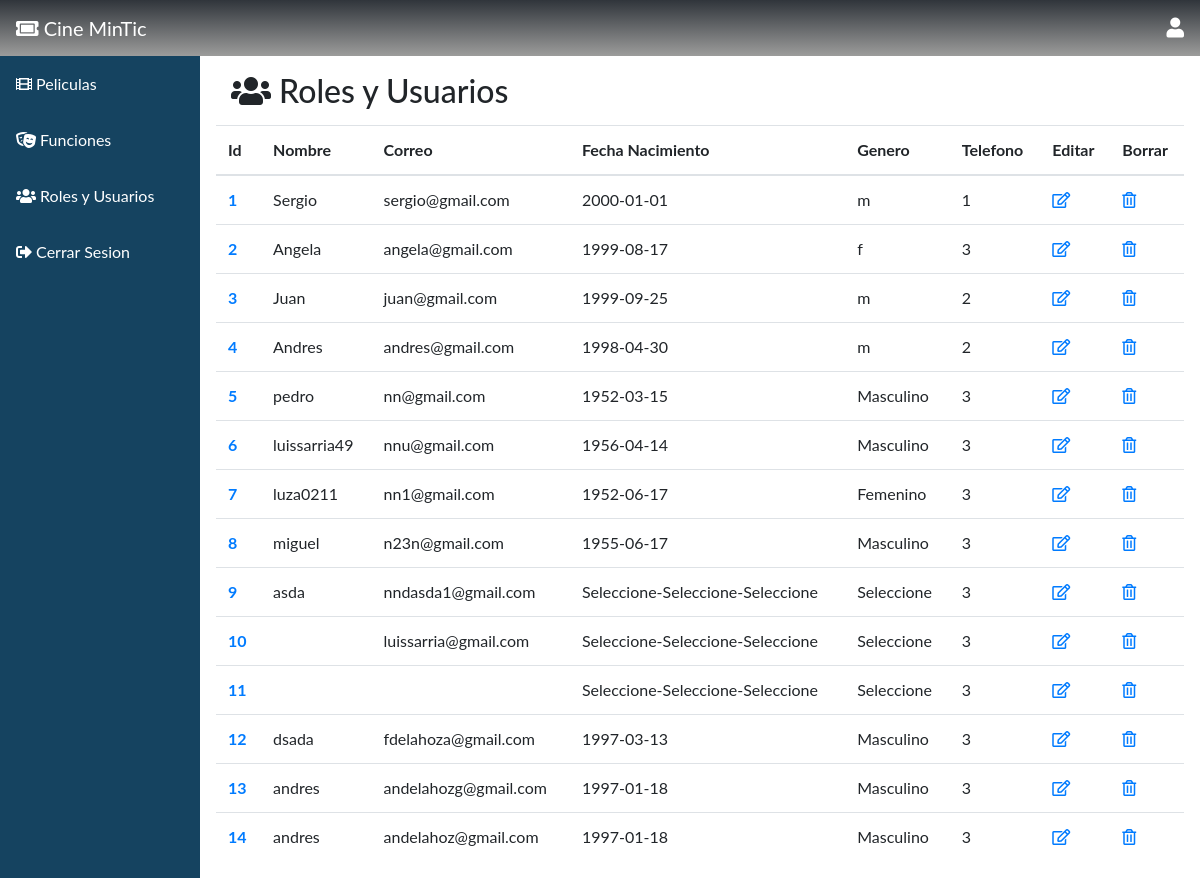
The page /admin_user/ on the database its author committed.
### tables this page shows
CREATE TABLE usuario (id INTEGER PRIMARY KEY AUTOINCREMENT, nombre VARCHAR, email VARCHAR, password VARCHAR, fecha_nacimiento DATE, genero VARCHAR, cargo_id INT REFERENCES cargo (id) ON DELETE CASCADE ON UPDATE CASCADE);

### main.py (the view)
@app.route('/admin_user/', methods=['GET', 'POST'])
def manage_users():
    try:
        if request.method == 'GET':
            db=get_db()
            result=db.execute("SELECT * FROM usuario")
            result= result.fetchall()
            db.close()
            return render_template('rolyuser.html',result=result)
    except:
        return render_template('rolyuser.html')

### db.py (called while the page is built)
def get_db():
    try:
        if 'db' not in g:
            print('conectada')
            g.db = sqlite3.connect('cinemintic.db')
        return g.db
    except Error:
        print(Error)

### main.py (called while the page is built)
@app.before_request
def cargar_usuario_registrado():
    print("Entró en before_request.")
    id_usuario = session.get('id_usuario')
    if id_usuario is None:
        g.user = None
    else:
        g.user = get_db().execute(
                'SELECT id, nombre, email, password FROM usuario WHERE id = ?'
                ,
                (id_usuario,)
            ).fetchone()
    print('g.user:', g.user)

### templates/rolyuser.html (shortened to what this page needs)
{% extends "bootstrap/base.html" %}
{% block styles %}
  <link rel="stylesheet" href="https://maxcdn.bootstrapcdn.com/bootstrap/4.0.0/css/bootstrap.min.css">
  <link href="https://cdnjs.cloudflare.com/ajax/libs/font-awesome/5.13.0/css/all.min.css" rel="stylesheet">
{% endblock %}
{% block content %}
<div class="sidebar">
  <a class="active" href="{{ url_for('home') }}" ><i class="fas fa-ticket-alt"></i> Cine MinTic</a>
  <a href="{{ url_for('manage_movies') }}" ><i class="fas fa-film"></i> Peliculas</a>
  <a href="{{ url_for('manage_functions') }}" ><i class="fas fa-theater-masks"></i> Funciones</a>
  <a href="{{ url_for('manage_users') }}" ><i class="fas fa-users"></i> Roles y Usuarios</a>
  <a href="#logout"><i class="fas fa-sign-out-alt"></i> Cerrar Sesion</a>
</div>
<nav style="background: linear-gradient(180deg, var(--black2) 0%, var(--black1) 100%);color: white;" class="navbar justify-content-between">
  <a class="navbar-brand"><i class="fas fa-ticket-alt"></i> Cine MinTic</a>
  <i style="font-size:20px" class="fas fa-user"></i>
</nav>
<div class="content">
  <h2 style="margin:15px;"><i class="fas fa-users"></i> Roles y Usuarios</h2>
  <table class="table">
  <thead>
    <tr>
      <th scope="col">Id</th>
      <th scope="col">Nombre</th>
      <th scope="col">Correo</th>
      <th scope="col">Fecha Nacimiento</th>
      <th scope="col">Genero</th>
      <th scope="col">Telefono</th>
      <th scope="col">Editar</th>
      <th scope="col">Borrar</th>
    </tr>
  </thead>
  <tbody>
      {% for fila in result %}
      <tr>
        <th scope="row"><a href="">{{ fila[0] }}</a></th>
        <td>{{ fila[1] }}</td>
        <td>{{ fila[2] }}</td>
        <td>{{ fila[4] }}</td>
        <td>{{ fila[5] }}</td>
        <td>{{ fila[6] }}</td>
        <td><a href=""><i class="far fa-edit"></i></a></td>
        <td><a href=""><i class="far fa-trash-alt"></i></a></td>
      </tr>
      {% endfor %}
  </tbody>
</table>
</div>
{% endblock %}

### templates/rolyuser.html (style rules this page uses)
:root { --gold1:#F4BD76; --gold2:#F6CD8F; --gray:#ffffff80; --gray2:#f7d9d990; --black1: #9C9C9B; --black2: #30353B; --shadow: 0 8px 8px; --color_shadow: #00000033; }
body { margin: 0; font-family: "Lato", sans-serif; }
.sidebar { margin: 0; padding: 0; width: 200px; background-color: #154360; position: fixed; height: 100%; overflow: auto; }
.sidebar a { display: block; color: white; padding: 16px; text-decoration: none; }
.sidebar a.active { background: linear-gradient(180deg, var(--black2) 0%, var(--black1) 100%);color: white; color: white; }
div.content { margin-left: 200px; padding: 1px 16px; }

### rows shown on the page
usuario: id "1", nombre "Sergio", email "sergio@gmail.com", fecha_nacimiento "2000-01-01", genero "m", cargo "1"
usuario: id "2", nombre "Angela", email "angela@gmail.com", fecha_nacimiento "1999-08-17", genero "f", cargo "3"
usuario: id "3", nombre "Juan", email "juan@gmail.com", fecha_nacimiento "1999-09-25", genero "m", cargo "2"
usuario: id "4", nombre "Andres", email "andres@gmail.com", fecha_nacimiento "1998-04-30", genero "m", cargo "2"
usuario: id "5", nombre "pedro", email "nn@gmail.com", fecha_nacimiento "1952-03-15", genero "Masculino", cargo "3"
usuario: id "6", nombre "luissarria49", email "nnu@gmail.com", fecha_nacimiento "1956-04-14", genero "Masculino", cargo "3"
usuario: id "7", nombre "luza0211", email "nn1@gmail.com", fecha_nacimiento "1952-06-17", genero "Femenino", cargo "3"
usuario: id "8", nombre "miguel", email "n23n@gmail.com", fecha_nacimiento "1955-06-17", genero "Masculino", cargo "3"
usuario: id "9", nombre "asda", email "nndasda1@gmail.com", fecha_nacimiento "Seleccione-Seleccione-Seleccione", genero "Seleccione", cargo "3"
usuario: id "10", email "luissarria@gmail.com", fecha_nacimiento "Seleccione-Seleccione-Seleccione", genero "Seleccione", cargo "3"
usuario: id "11", fecha_nacimiento "Seleccione-Seleccione-Seleccione", genero "Seleccione", cargo "3"
usuario: id "12", nombre "dsada", email "fdelahoza@gmail.com", fecha_nacimiento "1997-03-13", genero "Masculino", cargo "3"
usuario: id "13", nombre "andres", email "andelahozg@gmail.com", fecha_nacimiento "1997-01-18", genero "Masculino", cargo "3"
usuario: id "14", nombre "andres", email "andelahoz@gmail.com", fecha_nacimiento "1997-01-18", genero "Masculino", cargo "3"
